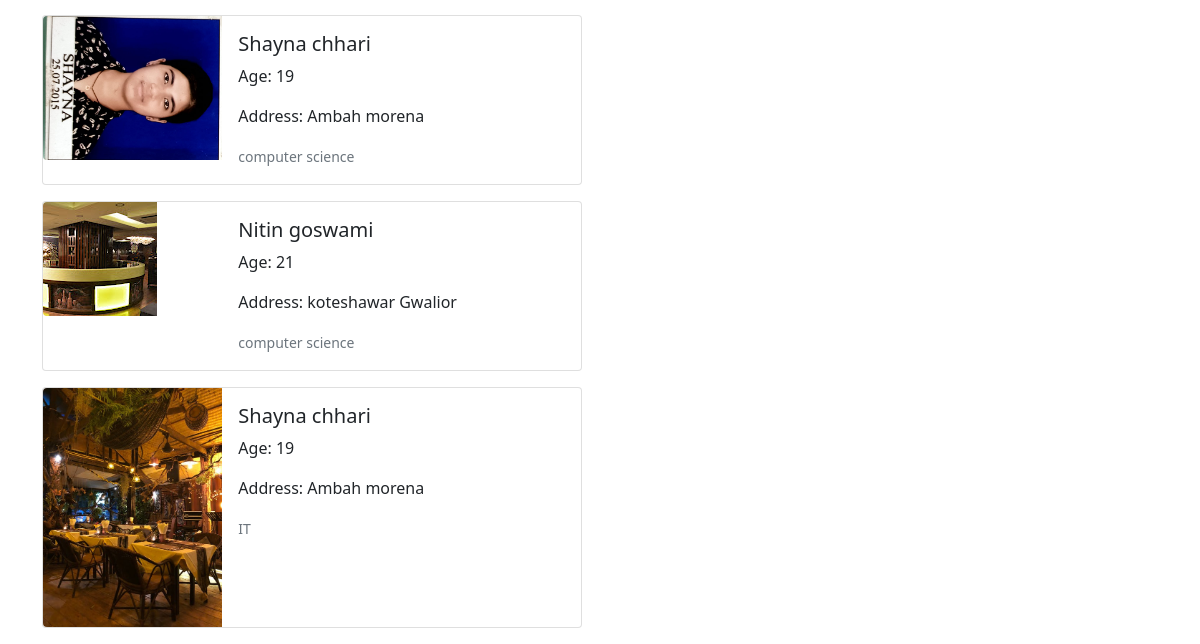
The app's page / (signed in, lower part), older data.
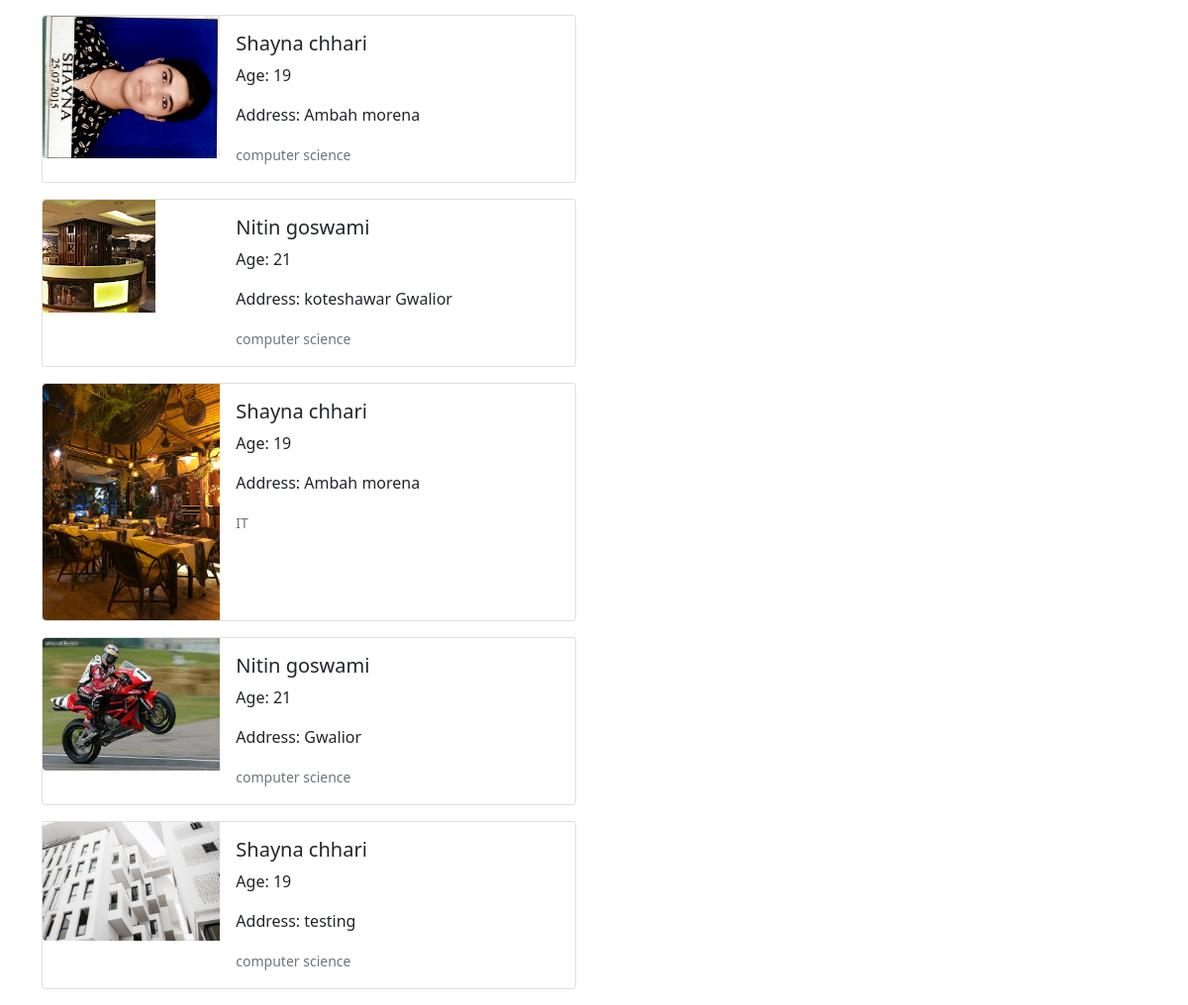
The same page, newer data.
### user/models.py (models this page shows, shortened)
class Student(models.Model):
    name = models.CharField(max_length=25)
    age = models.IntegerField()
    branch = models.CharField(max_length=20)
    address = models.CharField(max_length=100)
    image = models.ImageField(upload_to="user/student")

### user/views.py (the view)
# urls.py: path('', views.index, name='home'),
def index(request):
    if request.user.is_authenticated:
        students = Student.objects.all()
        context = {"students": students}
        return render(request, 'index.html', context)
    return redirect("/login")

### user/templates/index.html (shortened to what this page needs)
{% extends 'base.html' %}
{% block code %}
<div class="container">
    {% for student in students %}
    <div class="card mb-3" style="max-width: 540px;">
        <div class="row g-0">
          <div class="col-md-4">
            <img src="{{student.image.url}}" class="img-fluid rounded-start" alt="...">
          </div>
          <div class="col-md-8">
            <div class="card-body">
              <h5 class="card-title">{{student.name}}</h5>
              <p class="card-text">Age: {{student.age}}</p>
              <p class="card-text">Address: {{student.address}}</p>
              <p class="card-text"><small class="text-muted">{{student.branch}}</small></p>
            </div>
          </div>
        </div>
    </div>
    {% endfor %}
</div>
{% endblock code %}

Row changes from the older to the newer data that the page shows:
added Student: image (picture), name "Nitin goswami", age "21", address "Gwalior", branch "computer science"
added Student: image (picture), name "Shayna chhari", age "19", address "testing", branch "computer science"
